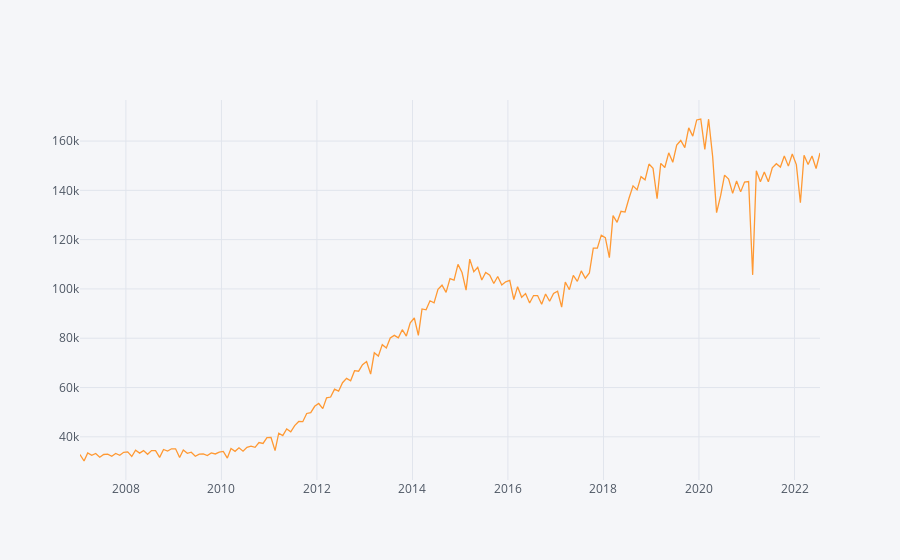

Here is the notebook cell this chart was saved with:
### Code cell
tx.iplot()

### Figure 1 — Plotly figure (JSON) as saved in the notebook; plotly's stock layout.template omitted (floating-point values rounded to 4 significant figures; data arrays with more than 128 entries replaced by an {"elided": "..."} marker saying what was removed)
{"data": [{"line": {"color": "rgba(255, 153, 51, 1.0)", "dash": "solid", "shape": "linear", "width": 1.3}, "mode": "lines", "name": "TX", "text": "", "type": "scatter", "x": {"elided": "187 str values"}, "y": {"elided": "187 int values"}}], "layout": {"legend": {"bgcolor": "#F5F6F9", "font": {"color": "#4D5663"}}, "paper_bgcolor": "#F5F6F9", "plot_bgcolor": "#F5F6F9", "title": {"font": {"color": "#4D5663"}}, "xaxis": {"gridcolor": "#E1E5ED", "showgrid": true, "tickfont": {"color": "#4D5663"}, "title": {"font": {"color": "#4D5663"}, "text": ""}, "zerolinecolor": "#E1E5ED"}, "yaxis": {"gridcolor": "#E1E5ED", "showgrid": true, "tickfont": {"color": "#4D5663"}, "title": {"font": {"color": "#4D5663"}, "text": ""}, "zerolinecolor": "#E1E5ED"}}}
